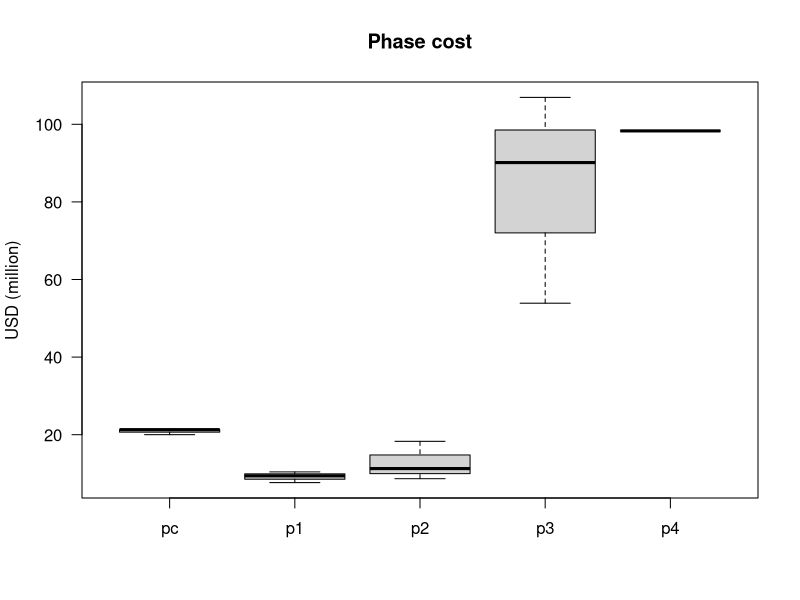
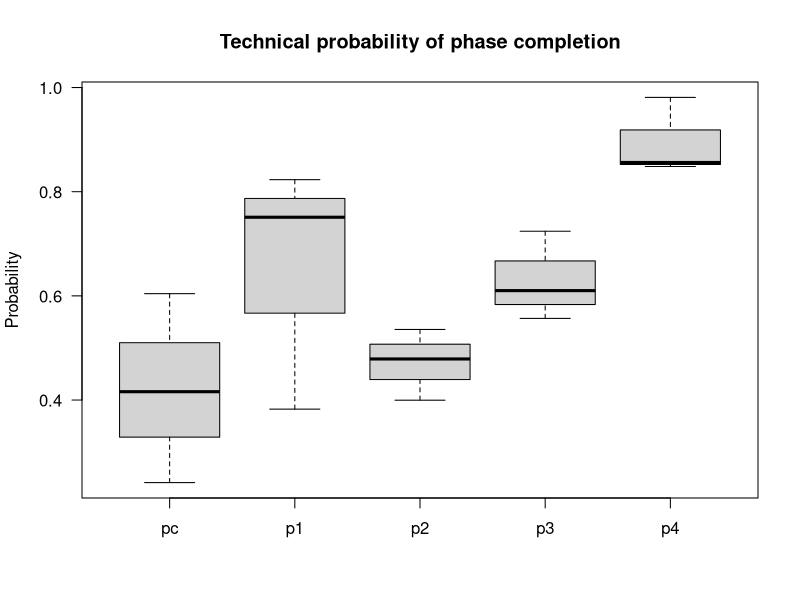
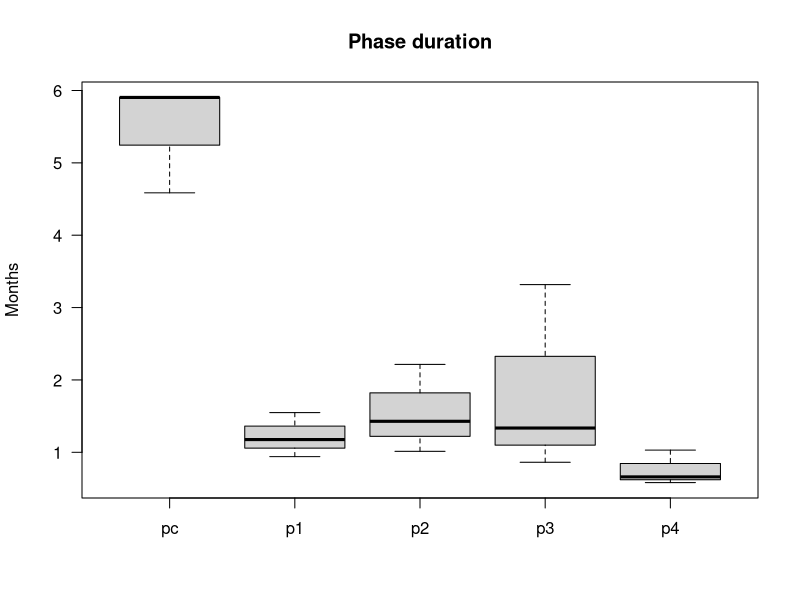
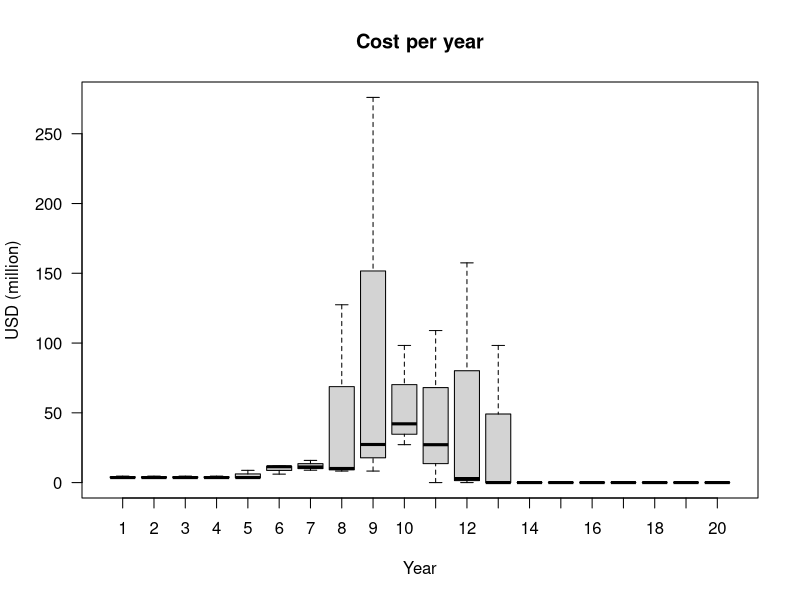
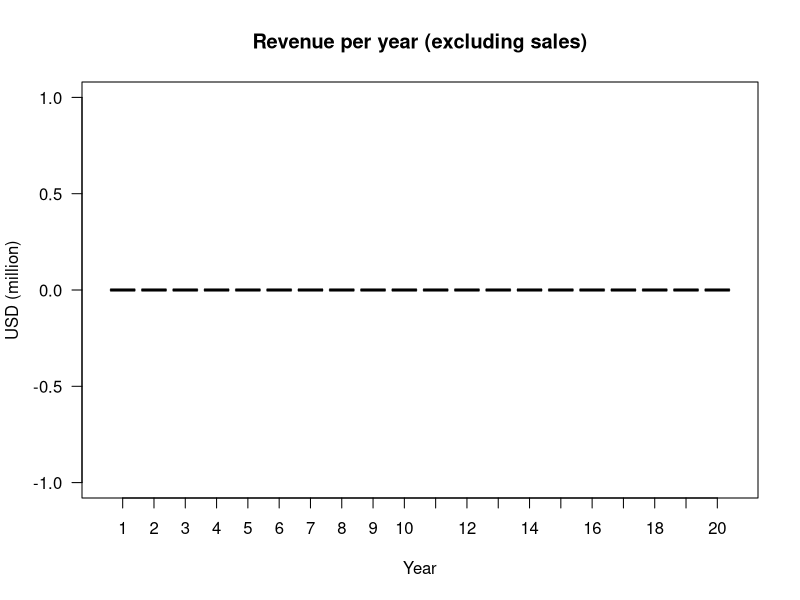
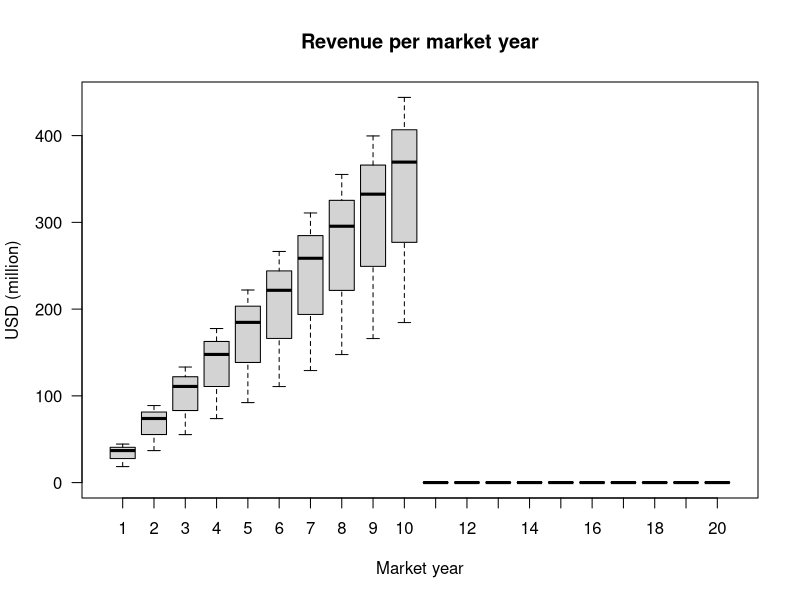
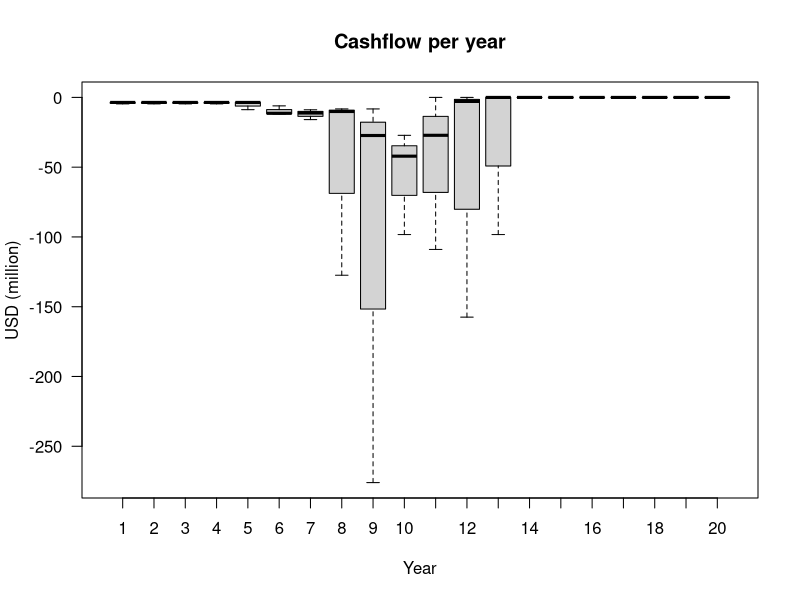

Recreate these plots in R, in order.
set.seed(2)
N = 3

# Create dataset for sampling
obs <- data.frame(subject=1:N)

# Sample: Discount rate
discount.rate <- runif(N, 0.09, 0.24)

# Sample: Pre-clinical
obs$pc.time          <- runif(N, min=4.3, max=6)
obs$pc.prob          <- runif(N, min=0.175, max=0.69)
obs$pc.cost          <- runif(N, min=19, max=23.2)
obs$pc.revenue       <- rep(0, N)
obs$pc.timeto        <- 0
obs$pc.discount.rate <- discount.rate

# Sample: Phase 1
obs$p1.time          <- runif(N, min=0.75, max=1.8)
obs$p1.prob          <- runif(N, min=0.25, max=0.837)
obs$p1.cost          <- runif(N, min=7.3, max=12)
obs$p1.revenue       <- rep(0, N)
obs$p1.timeto        <- obs$pc.timeto + obs$pc.time
obs$p1.discount.rate <- discount.rate

# Sample: Phase 2
obs$p2.time          <- runif(N, min=0.75, max=2.5)
obs$p2.prob          <- runif(N, min=0.34, max=0.74)
obs$p2.cost          <- runif(N, min=7.12, max=18.72)
obs$p2.revenue       <- rep(0, N)
obs$p2.timeto        <- obs$p1.timeto + obs$p1.time
obs$p2.discount.rate <- discount.rate

# Sample: Phase 3
obs$p3.time          <- runif(N, min=0.83, max=3.9)
obs$p3.prob          <- runif(N, min=0.314, max=0.786)
obs$p3.cost          <- runif(N, min=26.88, max=121.68)
obs$p3.revenue       <- rep(0, N)
obs$p3.timeto        <- obs$p2.timeto + obs$p2.time
obs$p3.discount.rate <- discount.rate

# Sample: Phase 4
obs$p4.time          <- runif(N, min=0.5, max=1.04)
obs$p4.prob          <- runif(N, min=0.83, max=0.99)
obs$p4.cost          <- rep(98.297168, N)
obs$p4.revenue       <- rep(0, N)
obs$p4.timeto        <- obs$p3.timeto + obs$p3.time
obs$p4.discount.rate <- discount.rate

# Sample: Market
obs$m.time           <- 10
obs$m.prob           <- 1
obs$m.cost           <- 0
obs$m.revenue        <- runif(N, min=218, max=2500)
obs$m.discount.rate  <- discount.rate


# Make prop specific data frames
cost    <- data.frame(pc=obs$pc.cost, p1=obs$p1.cost, p2=obs$p2.cost, p3=obs$p3.cost, p4=obs$p4.cost)
prob    <- data.frame(pc=obs$pc.prob, p1=obs$p1.prob, p2=obs$p2.prob, p3=obs$p3.prob, p4=obs$p4.prob)
time    <- data.frame(pc=obs$pc.time, p1=obs$p1.time, p2=obs$p2.time, p3=obs$p3.time, p4=obs$p4.time)
revenue <- data.frame(pc=obs$pc.revenue, p1=obs$p1.revenue, p2=obs$p2.revenue, p3=obs$p3.revenue, p4=obs$p4.revenue)
timeto  <- data.frame(pc=obs$pc.timeto, p1=obs$p1.timeto, p2=obs$p2.timeto, p3=obs$p3.timeto, p4=obs$p4.timeto)


# Summarize
boxplot(cost, ylab='USD (million)', main='Phase cost', las=1)
boxplot(prob, ylab='Probability', main='Technical probability of phase completion', las=1)
boxplot(time, ylab='Months', main='Phase duration', las=1)


# Helper funtions
propAtYear <- function(n, prop, time, timeto) {
# TODO: Does not work for prob cuz of product rather than sum!
  unit      <- prop / time
  ongoing   <- n <= floor(time + timeto) & n >= timeto
  last      <- n == ceiling(timeto + time)
  remainder <- prop - unit * floor(time)
  (ongoing * unit) + (last * remainder)
}
sumPropAtYear <- function(n, prop, time, timeto) {
  apply(propAtYear(n, prop, time, timeto), 1, sum)
}
propPerYear <- function(start, years, prop, time, timeto) {
  df <- data.frame()
  for (year in start:(start+years-1)) {
    subject <- 1:nrow(prop)
    value   <- sumPropAtYear(year, prop, time, timeto)
    df <- rbind(df, data.frame(subject=subject, year=year, value=value))
  }
  df
}


YEARS <- 20 # TODO: Should be a variable?

# Compute: revenue per market year
rpmy <- data.frame()
obs$m.revenue.y1 <- 0
obs$m.revenue.y2 <- obs$m.revenue * 2 / (obs$m.time + 1)  # compute pys
obs$m.revenue.m  <- obs$m.revenue.y2 / obs$m.time         # compute slope
for (yr in 1:YEARS) {
  subject <- 1:nrow(obs)
  rev     <- ifelse(yr <= obs$m.time, obs$m.revenue.m * yr, 0)
  rpmy    <- rbind(rpmy, data.frame(subject=subject, year=yr, revenue=rev))
}

# Compute: cost per year
cpy <- propPerYear(1, YEARS, cost, time, timeto)
names(cpy) <- c('subject', 'year', 'cost')

# Compute: revenue per year
rpy <- propPerYear(1, YEARS, revenue, time, timeto)
names(rpy) <- c('subject', 'year', 'revenue')


# Combine yearly data into single data frame
yearly <- cpy
yearly <- merge(yearly, rpy, by=c('subject', 'year'))
yearly$cashflow <- yearly$revenue - yearly$cost


# Plot: cost per year
boxplot(yearly$cost ~ yearly$year, xlab='Year', ylab='USD (million)', las=1, main='Cost per year')

# Plot: revenue per year
boxplot(yearly$revenue ~ yearly$year, xlab='Year', ylab='USD (million)', las=1, main='Revenue per year (excluding sales)')

# Plot: revenue per market year
boxplot(rpmy$revenue ~ rpmy$year, xlab='Market year', ylab='USD (million)', las=1, main='Revenue per market year')

# Plot: cashflow per year
boxplot(yearly$cashflow ~ yearly$year, xlab='Year', ylab='USD (million)', las=1, main='Cashflow per year')
